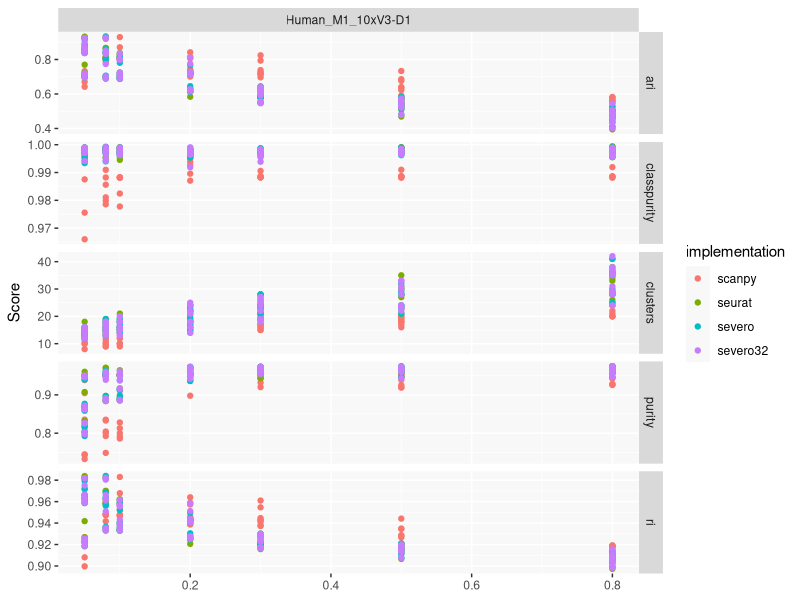

Recreate this plot in R.
library(patchwork)
library(ggplot2)
library(reshape2)
library(cowplot)
library(dplyr)
library(tidyr)

imec.cols <- c("#3F98BD", "#929497", "#90298D", "#36337D", "#1582BE", "#99BDE4", "#C778AD", "#52BDC2", "#3F98BD", "#2D6C85")
cols <- c("#ff7f0e","#922b21","#76448a","#2874a6","#148f77","#1d8348","#d68910","#ba4a00", "#3F98BD")
cbPalette <- c("#000000", "#999999", "#E69F00", "#56B4E9", "#009E73", "#F0E442", "#0072B2", "#D55E00", "#CC79A7")

palette <- c("red4", "darkslategray3", "dodgerblue1", "darkcyan",
               "gray79", "black", "skyblue2", "dodgerblue4",
               "purple4", "maroon", "chocolate1", "bisque3", "bisque",
               "seagreen4", "lightgreen", "skyblue4", "mediumpurple3",
               "palevioletred1", "lightsalmon4", "darkgoldenrod1")

cols <- c("seurat"="#F8766D", "scanpy"="#00BA38", "severo"="#619CFF")

X <- read.csv("comparison.csv", stringsAsFactors=T)
X <- X %>% tidyr::pivot_longer(c(ari, purity, ri, classpurity, clusters), names_to="score", values_to="value")

Z <- X %>% dplyr::group_by(dataset, implementation, score) %>% dplyr::summarize(value=max(value)) %>% dplyr::ungroup()

p <- ggplot(X, aes(x=resolution, y=value, color=implementation)) +
     geom_point() +
#    scale_fill_manual(values=cols) +
    facet_grid(score~dataset, scales="free_y") + ylab("Score") + xlab(NULL) + theme(panel.background=element_rect("#F8f8f8"))

ggsave(file="comparison_clusters.pdf", plot=p, width=20, height=15)
